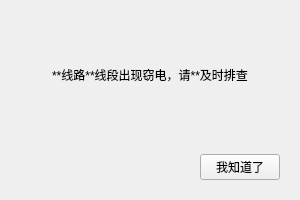
<?xml version="1.0" encoding="UTF-8"?>
<ui version="4.0">
 <class>PopupInformation</class>
 <widget class="QWidget" name="PopupInformation">
  <property name="geometry">
   <rect>
    <x>0</x>
    <y>0</y>
    <width>300</width>
    <height>200</height>
   </rect>
  </property>
  <property name="windowTitle">
   <string>报警</string>
  </property>
  <layout class="QVBoxLayout" name="verticalLayout">
   <item>
    <widget class="QLabel" name="label">
     <property name="text">
      <string>**线路**线段出现窃电，请**及时排查</string>
     </property>
     <property name="alignment">
      <set>Qt::AlignCenter</set>
     </property>
    </widget>
   </item>
   <item>
    <widget class="QWidget" name="widget" native="true">
     <property name="maximumSize">
      <size>
       <width>16777215</width>
       <height>44</height>
      </size>
     </property>
     <layout class="QHBoxLayout" name="horizontalLayout">
      <item>
       <spacer name="horizontalSpacer">
        <property name="orientation">
         <enum>Qt::Horizontal</enum>
        </property>
        <property name="sizeHint" stdset="0">
         <size>
          <width>40</width>
          <height>20</height>
         </size>
        </property>
       </spacer>
      </item>
      <item>
       <widget class="QPushButton" name="pushButton">
        <property name="text">
         <string>我知道了</string>
        </property>
       </widget>
      </item>
     </layout>
    </widget>
   </item>
  </layout>
 </widget>
 <resources/>
 <connections/>
</ui>
